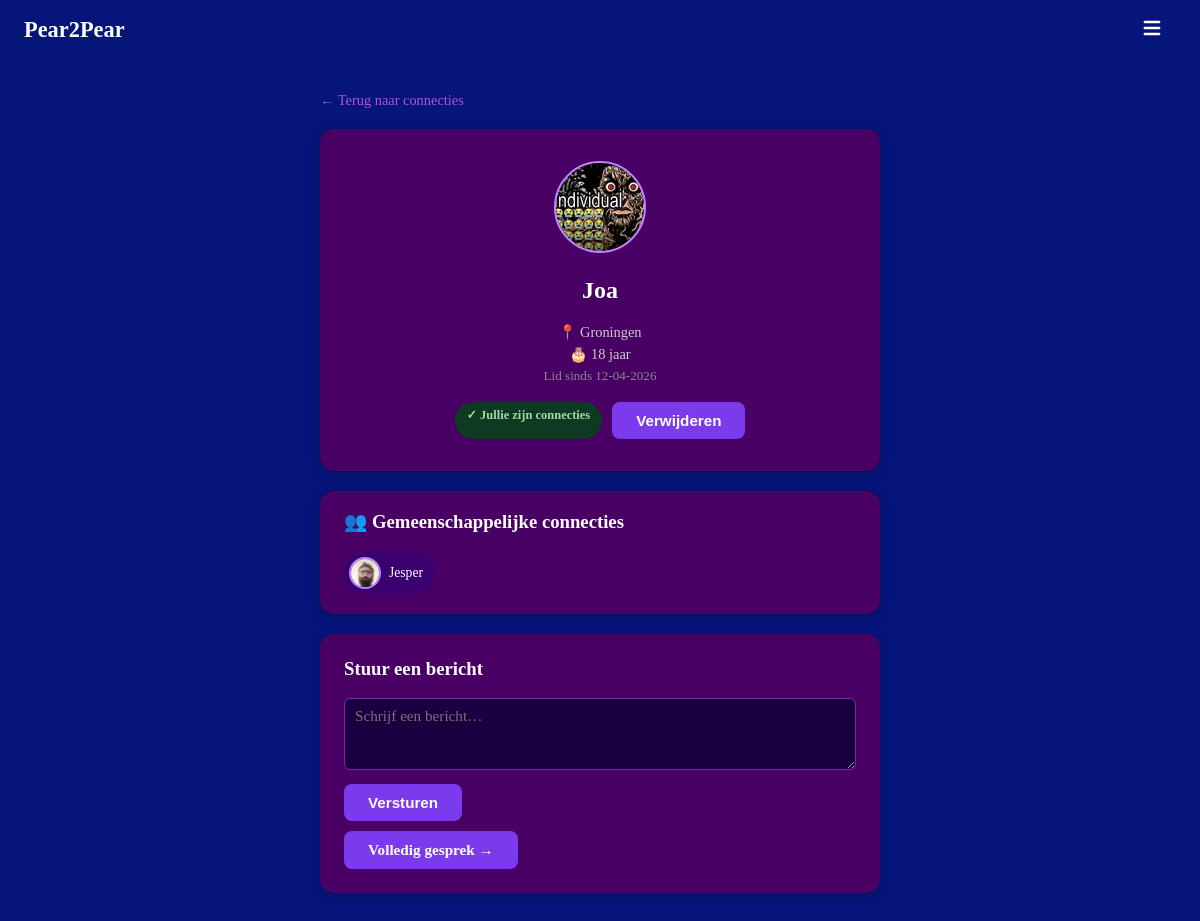
The page /profile/2 (signed in) on the database its author committed.
### models.py (models this page shows, shortened)
class User(UserMixin, db.Model):
    __tablename__ = "users"
    id            = db.Column(db.Integer, primary_key=True)
    username      = db.Column(db.String(30),  unique=True, nullable=False, index=True)
    email         = db.Column(db.String(120), unique=True, nullable=False, index=True)
    password_hash = db.Column(db.String(256), nullable=False)
    created_at    = db.Column(db.DateTime, default=datetime.utcnow, nullable=False)
    last_login    = db.Column(db.DateTime, default=datetime.utcnow, nullable=False)
    age            = db.Column(db.Integer,     nullable=True)
    avatar         = db.Column(db.String(200),   nullable=True)
    location       = db.Column(db.String(100), nullable=True)
    is_public      = db.Column(db.Boolean, default=True,  nullable=False)
    friends_public = db.Column(db.Boolean, default=False, nullable=False)
    sent_requests     = db.relationship("Friendship", foreign_keys=[Friendship.from_id], backref="from_user", lazy="dynamic")
    received_requests = db.relationship("Friendship", foreign_keys=[Friendship.to_id],   backref="to_user",   lazy="dynamic")
    notifications     = db.relationship("Notification", foreign_keys=[Notification.user_id], backref="owner", lazy="dynamic", order_by=Notification.created_at.desc())
    def friendship_status_with(self, other_id: int):
        sent = Friendship.query.filter_by(from_id=self.id, to_id=other_id).first()
        if sent:
            return "friends" if sent.status == "accepted" else "pending_sent"
        received = Friendship.query.filter_by(from_id=other_id, to_id=self.id).first()
        if received:
            return "friends" if received.status == "accepted" else "pending_received"
        return None
    def friends(self):
        accepted_sent     = Friendship.query.filter_by(from_id=self.id, status="accepted").all()
        accepted_received = Friendship.query.filter_by(to_id=self.id,   status="accepted").all()
        friend_ids = [f.to_id for f in accepted_sent] + [f.from_id for f in accepted_received]
        return User.query.filter(User.id.in_(friend_ids)).all()
    def pending_received(self):
        reqs = Friendship.query.filter_by(to_id=self.id, status="pending").all()
        return User.query.filter(User.id.in_([r.from_id for r in reqs])).all()
    def unread_message_count(self):
        return Message.query.filter_by(receiver_id=self.id, read=False).count()
    def unread_notification_count(self):
        return Notification.query.filter_by(user_id=self.id, read=False).count()
    def total_inbox_count(self):
        return self.unread_message_count() + self.unread_notification_count()

### main.py (the view)
    @app.route("/profile/<int:user_id>")
    @login_required
    def profile(user_id):
        user = db.get_or_404(User, user_id)
        if user.id == current_user.id:
            return redirect(url_for("account"))
        status = current_user.friendship_status_with(user.id)
        mutual_friends = []
        fof = []
        if user.friends_public:
            user_friends   = user.friends()
            my_friend_ids  = {f.id for f in current_user.friends()}
            mutual_friends = [f for f in user_friends if f.id in my_friend_ids]
            fof            = [f for f in user_friends if f.id not in my_friend_ids and f.id != current_user.id]
        return render_template("profile.html", user=user, status=status,
                               mutual_friends=mutual_friends, fof=fof)

### templates/profile.html (shortened to what this page needs)
{% extends "base.html" %}
{% from "macros.html" import avatar %}
{% block content %}
<div class="profile-detail-page">
    <a href="/connecties" class="back-link">← Terug naar connecties</a>
    <div class="profile-detail-card">
        {{ avatar(user, size=88) }}
        <h2>{{ user.username }}</h2>
        {% if user.is_public %}
            {% if user.location %}<p class="profile-detail__info">📍 {{ user.location }}</p>{% endif %}
            {% if user.age %}<p class="profile-detail__info">🎂 {{ user.age }} jaar</p>{% endif %}
            <p class="profile-detail__info muted">Lid sinds {{ user.created_at.strftime('%d-%m-%Y') }}</p>
        {% else %}
            <p class="profile-detail__info">🔒 Dit profiel is privé</p>
            <p class="profile-detail__info muted">Lid sinds {{ user.created_at.strftime('%d-%m-%Y') }}</p>
        {% endif %}
        <div class="profile-detail__actions">
            {% if status == 'friends' %}
                <span class="friend-badge friend-badge--yes">✓ Jullie zijn connecties</span>
                <form method="POST" action="/friend/remove/{{ user.id }}" style="display:inline;">
                    <button type="submit" class="btn btn--outline btn--small">Verwijderen</button>
                </form>
            {% elif status == 'pending_sent' %}
                <span class="friend-badge friend-badge--pending">⏳ Verzoek verzonden</span>
            {% else %}
                <form method="POST" action="/friend/add/{{ user.id }}">
                    <button type="submit" class="btn">+ Connectie toevoegen</button>
                </form>
            {% endif %}
        </div>
    </div>
    {% if user.friends_public and (mutual_friends or fof) %}
    <div class="box" style="padding:20px 24px;">
        {% if mutual_friends %}
        <h3 style="margin-top:0;">👥 Gemeenschappelijke connecties</h3>
        <div class="mini-friend-list">
            {% for f in mutual_friends %}
            <a href="/profile/{{ f.id }}" class="mini-friend">
                {{ avatar(f, size=28) }}
                <span>{{ f.username }}</span>
            </a>
            {% endfor %}
        </div>
        {% endif %}
    </div>
    {% endif %}
    <div class="message-box">
        <h3>Stuur een bericht</h3>
        <form method="POST" action="/messages/send/{{ user.id }}">
            <div class="field">
                <textarea name="body" placeholder="Schrijf een bericht…" rows="3" required></textarea>
            </div>
            <button type="submit" class="btn">Versturen</button>
        </form>
        <a href="/messages/{{ user.id }}" class="btn btn--outline" style="margin-top:10px;display:inline-block;">Volledig gesprek →</a>
    </div>
</div>
{% endblock %}

### templates/macros.html
{% macro avatar(user, size=48, cls="") %}
{% if user.avatar %}
<img src="/static/avatars/{{ user.avatar }}"
     alt="{{ user.username }}"
     class="avatar-img {{ cls }}"
     style="width:{{ size }}px;height:{{ size }}px;border-radius:50%;object-fit:cover;border:2px solid #bb86fc;">
{% else %}
<div class="avatar-placeholder {{ cls }}"
     style="width:{{ size }}px;height:{{ size }}px;font-size:{{ (size * 0.42)|int }}px;">
  {{ user.username[0].upper() }}
</div>
{% endif %}
{% endmacro %}

### static/style.css (style rules this page uses)
html, body { height: 100%; margin: 0; background-color: #05157a; overflow: hidden; }
h1, h2, h3, p, small, label { color: white; }
a { color: #B153D7; }
.muted { color: #888 !important; font-size: 0.82rem !important; }
.box { padding: 28px; border-radius: 14px; background-color: #490064; box-shadow: 0 2px 12px rgba(0,0,0,0.25); }
.field { display: flex; flex-direction: column; align-items: flex-start; margin-bottom: 14px; width: 100%; }
.field input[type="text"], .field input[type="password"], .field input[type="email"], .field input[type="number"], .field textarea { width: 100%; padding: 8px 10px; border-radius: 6px; border: 1px solid #6b2fa0; background-color: #1a0040; color: white; font-size: 0.95rem; box-sizing: border-box; transition: border-color 0.2s; resize: vertical; font-family: inherit; }
.btn { background-color: #7c3aed; color: white; border: none; padding: 10px 24px; border-radius: 8px; cursor: pointer; font-size: 0.95rem; font-weight: 600; transition: background-color 0.2s; text-decoration: none; display: inline-block; }
.btn--outline { background: transparent; border: 1px solid #7c3aed; color: #B153D7; }
.btn--small { padding: 6px 14px; font-size: 0.82rem; }
.friend-badge { display: inline-block; padding: 5px 12px; border-radius: 999px; font-size: 0.78rem; font-weight: 600; }
.friend-badge--yes { background: #0d3a20; color: #a5d6a7; }
.profile-detail-page { width: 90%; max-width: 560px; padding: 32px 0; display: flex; flex-direction: column; gap: 20px; }
.back-link { color: #B153D7; text-decoration: none; font-size: 0.9rem; }
.profile-detail-card { background: #490064; border-radius: 14px; padding: 32px; text-align: center; box-shadow: 0 2px 12px rgba(0,0,0,0.25); }
.profile-detail__info { margin: 5px 0; color: #ccc; font-size: 0.9rem; }
.profile-detail__actions { margin-top: 18px; display: flex; gap: 10px; justify-content: center; flex-wrap: wrap; }
.message-box { background: #490064; border-radius: 14px; padding: 24px; box-shadow: 0 2px 12px rgba(0,0,0,0.2); }
.message-box h3 { margin-top: 0; }
.mini-friend-list { display: flex; flex-wrap: wrap; gap: 10px; margin-top: 8px; }
.mini-friend { display: flex; align-items: center; gap: 8px; background: #3a006f; border-radius: 999px; padding: 5px 12px 5px 5px; text-decoration: none; transition: background 0.15s; }
.mini-friend span { color: white; font-size: 0.85rem; }
.avatar-img { flex-shrink: 0; }
.btn { background-color: #7c3aed; color: white; border: none; padding: 10px 24px; border-radius: 8px; cursor: pointer; font-size: 0.95rem; font-weight: 600; transition: background-color 0.2s; text-decoration: none; }

### rows shown on the page
User: avatar (picture), username "Joa", location "Groningen", age "18", created_at "12-04-2026"
User: avatar (picture), username "Jesper"
